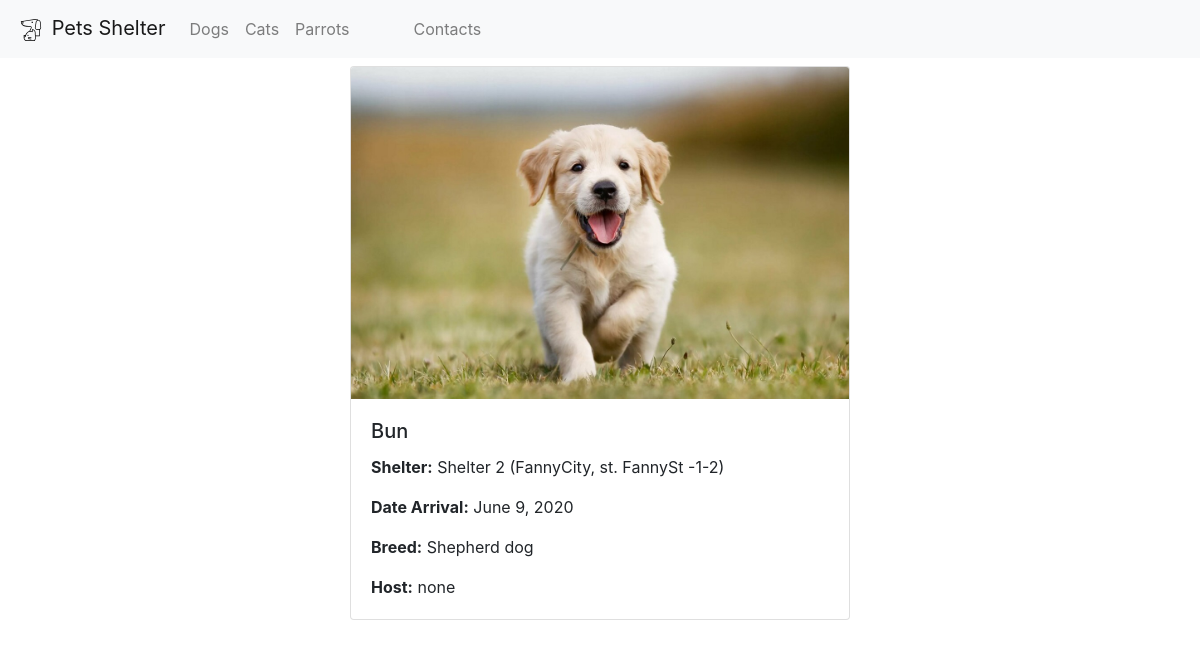
/pet/4, run on the app's committed database.
### catalog/models.py (models this page shows, shortened)
class Pets(models.Model):
    TYPES = [
        (1, 'dogs'),
        (2, 'cats'),
        (3, 'parrots'),
    ]
    name = models.TextField()
    type = models.PositiveSmallIntegerField(default=1, choices=TYPES)
    breed = models.TextField(default='')
    datearrival = models.DateField()
    host = models.TextField(default='')
    image = models.ImageField(upload_to='pet_avatars/%Y/%m/%d', blank=True)
    shelter = models.ForeignKey(Shelter, on_delete=models.CASCADE)

class Shelter(models.Model):
    title = models.TextField()
    address = models.TextField()
    def __str__(self):
        return self.title

### catalog/views.py (the view)
# urls.py: path('pet/<str:id>', pet, name="pet"),
def pet(request, id):
    template = loader.get_template('pet.html')
    pet = Pets.objects.filter(id = id).first()
    data = {"pet" : pet}
    return HttpResponse(template.render(data))

### catalog/templates/pet.html
{% extends 'base.html' %}
{% block content %}
<div class="d-flex justify-content-center">
    <div class="card mt-2" style="width:500px;">
          <img class="card-img-top" src="{{ pet.image.url }}" alt="Card image cap">
          <div class="card-body">
            <h5 class="card-title">{{ pet.name }}</h5>
              <p class="card-text"><b>Shelter:</b> {{pet.shelter}} ({{pet.shelter.address}})</p>
              <p class="card-text"><b>Date Arrival:</b> {{pet.datearrival}}</p>
              <p class="card-text"><b>Breed:</b> {{pet.breed}}</p>
              <p class="card-text"><b>Host:</b> {{pet.host}}</p>
          </div>
    </div>
</div>
{% endblock %}

### data on the page
Pets: image (picture), name "Bun", shelter "Shelter 2", shelter.address "FannyCity, st. FannySt -1-2", datearrival "June 9, 2020", breed "Shepherd dog", host "none"
